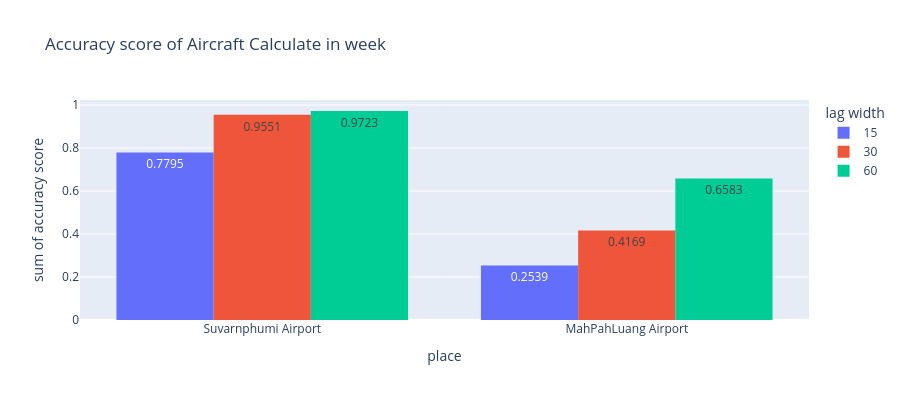

Write notebook code for a chart like this one.
### Code cell
fig = px.histogram(df_viz_week, x="place", y="accuracy score", color='lag width', text_auto='.4f'
                   , barmode='group', height=400, title="Accuracy score of Aircraft Calculate in week")
fig.show()

### Figure 1 — Plotly figure (JSON) as saved in the notebook; plotly's stock layout.template omitted (floating-point values rounded to 4 significant figures)
{"data": [{"alignmentgroup": "True", "bingroup": "x", "histfunc": "sum", "hovertemplate": "lag width=15<br>place=%{x}<br>sum of accuracy score=%{y}<extra></extra>", "legendgroup": "15", "marker": {"color": "#636efa", "pattern": {"shape": ""}}, "name": "15", "offsetgroup": "15", "orientation": "v", "showlegend": true, "texttemplate": "%{value:.4f}", "type": "histogram", "x": ["Suvarnphumi Airport", "MahPahLuang Airport"], "xaxis": "x", "y": [0.7795, 0.2539], "yaxis": "y"}, {"alignmentgroup": "True", "bingroup": "x", "histfunc": "sum", "hovertemplate": "lag width=30<br>place=%{x}<br>sum of accuracy score=%{y}<extra></extra>", "legendgroup": "30", "marker": {"color": "#EF553B", "pattern": {"shape": ""}}, "name": "30", "offsetgroup": "30", "orientation": "v", "showlegend": true, "texttemplate": "%{value:.4f}", "type": "histogram", "x": ["Suvarnphumi Airport", "MahPahLuang Airport"], "xaxis": "x", "y": [0.9551, 0.4169], "yaxis": "y"}, {"alignmentgroup": "True", "bingroup": "x", "histfunc": "sum", "hovertemplate": "lag width=60<br>place=%{x}<br>sum of accuracy score=%{y}<extra></extra>", "legendgroup": "60", "marker": {"color": "#00cc96", "pattern": {"shape": ""}}, "name": "60", "offsetgroup": "60", "orientation": "v", "showlegend": true, "texttemplate": "%{value:.4f}", "type": "histogram", "x": ["Suvarnphumi Airport", "MahPahLuang Airport"], "xaxis": "x", "y": [0.9723, 0.6583], "yaxis": "y"}], "layout": {"barmode": "group", "height": 400, "legend": {"title": {"text": "lag width"}, "tracegroupgap": 0}, "title": {"text": "Accuracy score of Aircraft Calculate in week"}, "xaxis": {"anchor": "y", "domain": [0, 1], "title": {"text": "place"}}, "yaxis": {"anchor": "x", "domain": [0, 1], "title": {"text": "sum of accuracy score"}}}}
